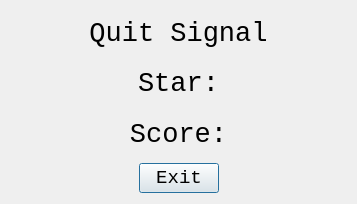
<?xml version="1.0" encoding="UTF-8"?>
<ui version="4.0">
 <class>SignalDialog</class>
 <widget class="QDialog" name="SignalDialog">
  <property name="geometry">
   <rect>
    <x>0</x>
    <y>0</y>
    <width>357</width>
    <height>204</height>
   </rect>
  </property>
  <property name="windowTitle">
   <string>Dialog</string>
  </property>
  <layout class="QVBoxLayout" name="verticalLayout">
   <item>
    <widget class="QLabel" name="label">
     <property name="font">
      <font>
       <family>Consolas</family>
       <pointsize>20</pointsize>
      </font>
     </property>
     <property name="text">
      <string>Quit Signal</string>
     </property>
     <property name="alignment">
      <set>Qt::AlignCenter</set>
     </property>
    </widget>
   </item>
   <item>
    <widget class="QLabel" name="StarLabel">
     <property name="font">
      <font>
       <family>Consolas</family>
       <pointsize>20</pointsize>
      </font>
     </property>
     <property name="text">
      <string>Star:</string>
     </property>
     <property name="alignment">
      <set>Qt::AlignCenter</set>
     </property>
    </widget>
   </item>
   <item>
    <widget class="QLabel" name="ScoreLabel">
     <property name="font">
      <font>
       <family>Consolas</family>
       <pointsize>20</pointsize>
      </font>
     </property>
     <property name="text">
      <string>Score:</string>
     </property>
     <property name="alignment">
      <set>Qt::AlignCenter</set>
     </property>
    </widget>
   </item>
   <item>
    <layout class="QHBoxLayout" name="horizontalLayout">
     <item>
      <spacer name="horizontalSpacer">
       <property name="orientation">
        <enum>Qt::Horizontal</enum>
       </property>
       <property name="sizeHint" stdset="0">
        <size>
         <width>40</width>
         <height>20</height>
        </size>
       </property>
      </spacer>
     </item>
     <item>
      <widget class="QPushButton" name="pushButton">
       <property name="sizePolicy">
        <sizepolicy hsizetype="Minimum" vsizetype="Fixed">
         <horstretch>0</horstretch>
         <verstretch>0</verstretch>
        </sizepolicy>
       </property>
       <property name="font">
        <font>
         <family>Consolas</family>
         <pointsize>14</pointsize>
        </font>
       </property>
       <property name="text">
        <string>Exit</string>
       </property>
      </widget>
     </item>
     <item>
      <spacer name="horizontalSpacer_2">
       <property name="orientation">
        <enum>Qt::Horizontal</enum>
       </property>
       <property name="sizeHint" stdset="0">
        <size>
         <width>40</width>
         <height>20</height>
        </size>
       </property>
      </spacer>
     </item>
    </layout>
   </item>
  </layout>
 </widget>
 <resources/>
 <connections/>
</ui>
